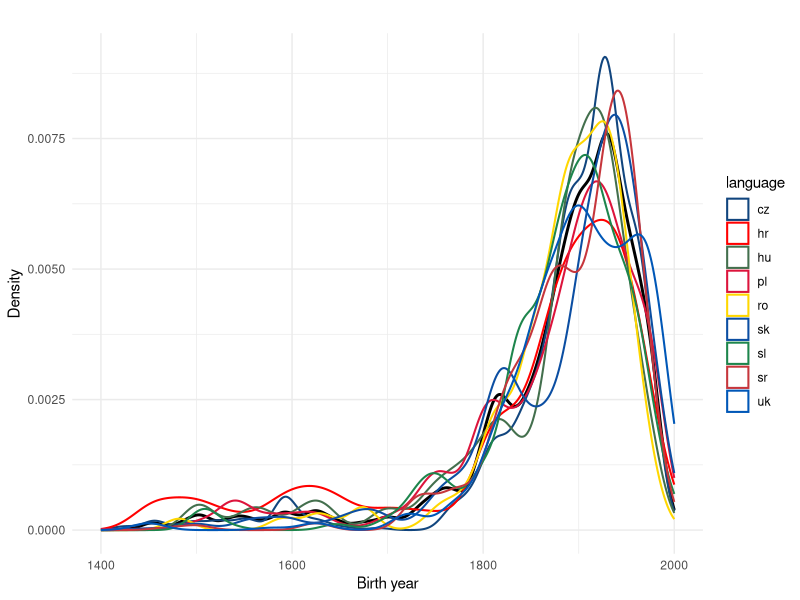
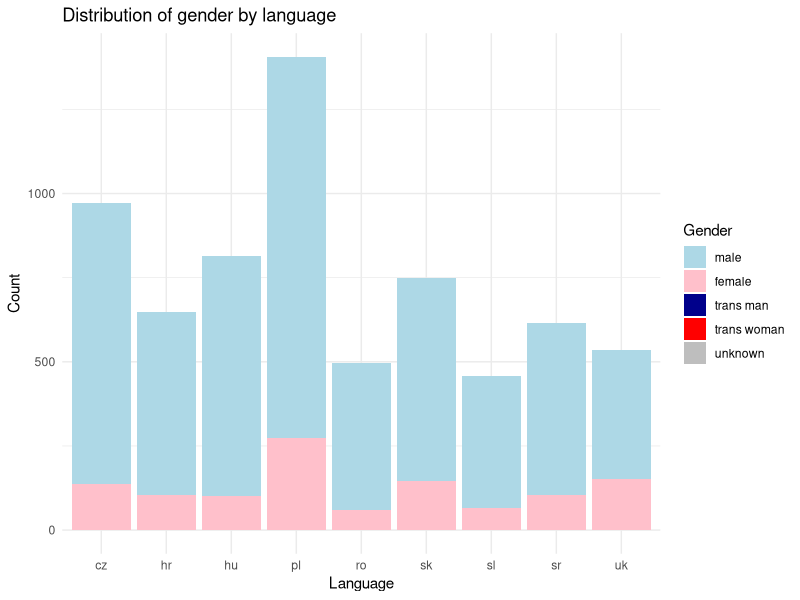
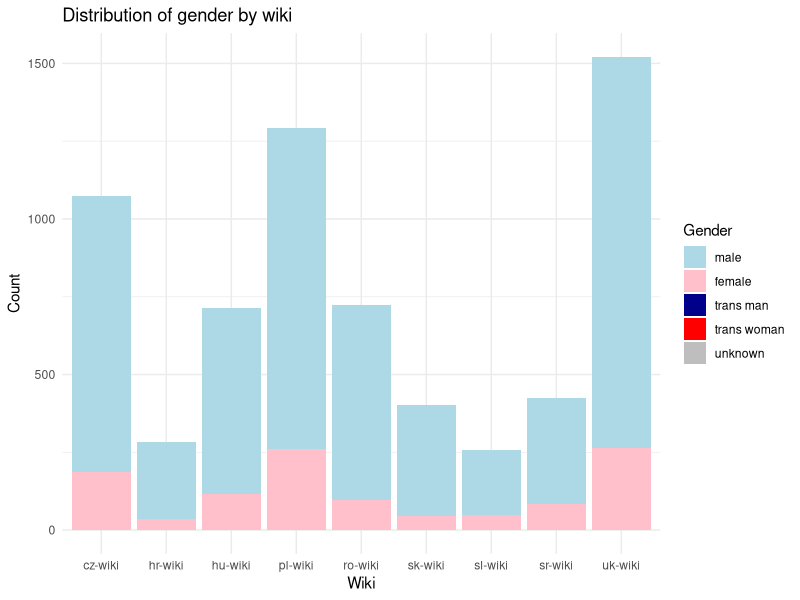
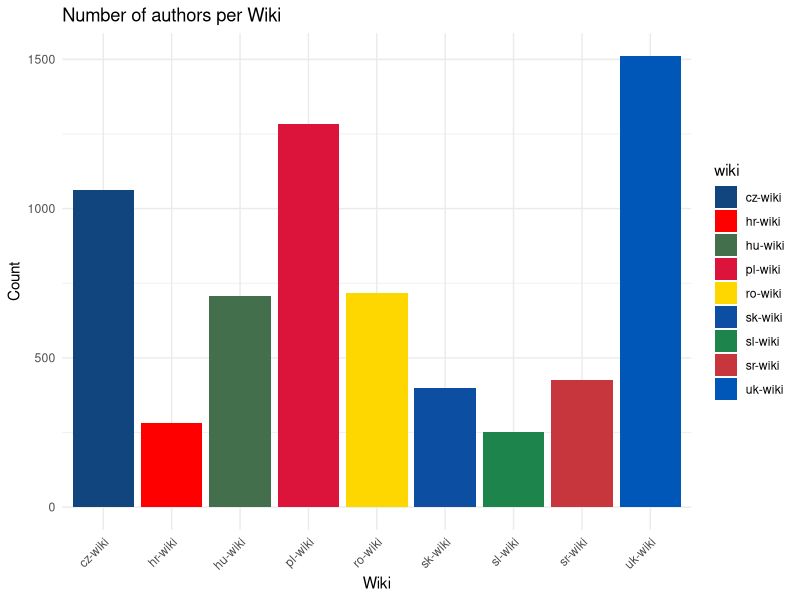
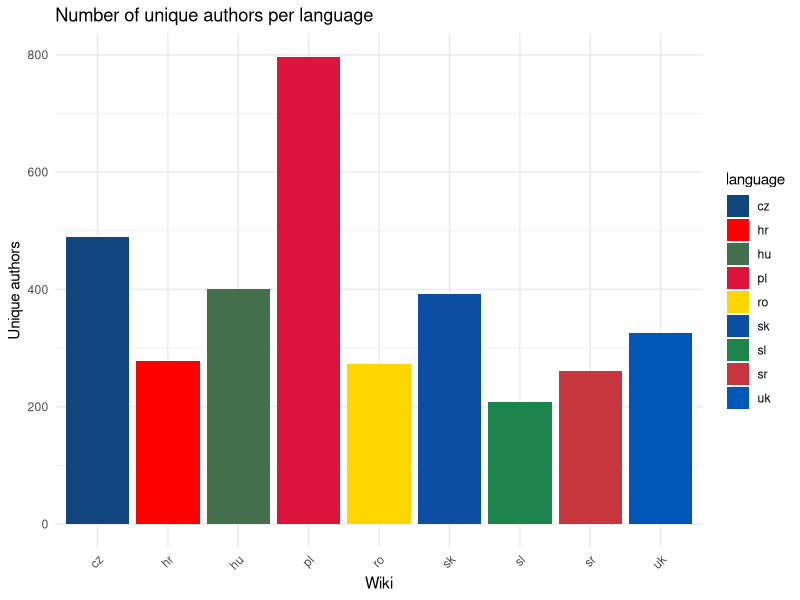
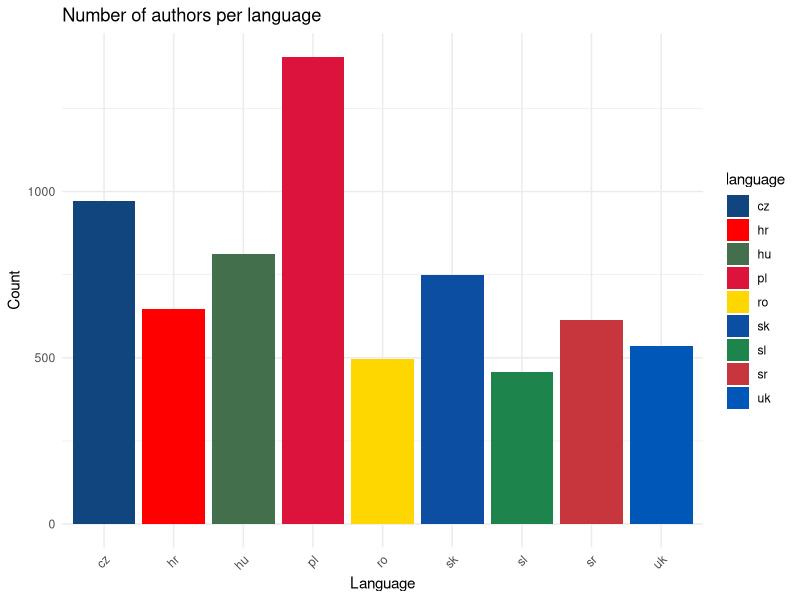
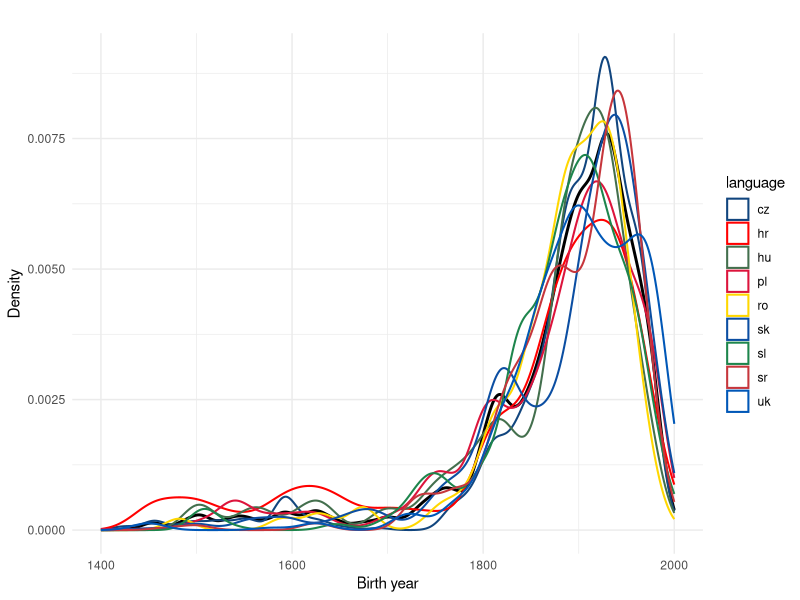
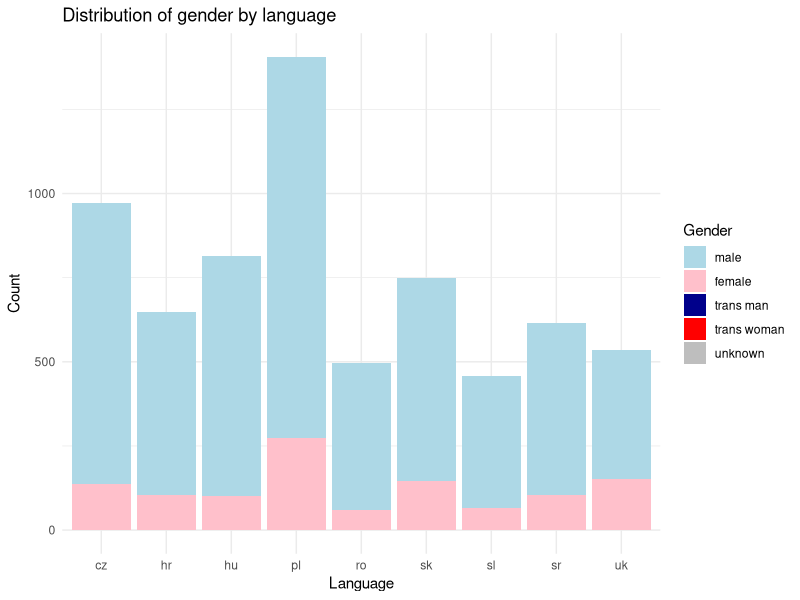

Here is the R script that generated these plots, in order:
library(readxl)
library(writexl)
library(dplyr)
library(purrr)
library(tibble)
library(stringr)
library(ggplot2)

df <- read_excel("merged_authors.xlsx") # see code 02

colorcode <- c("cz" = "#11457E",
               "hr" = "#FF0000",
               "hu" = "#436F4D",
               "pl" = "#DC143C",
               "ro" = "#FFD700",
               "sk" = "#0B4EA2",
               "sl" = "#1D854C",
               "sr" = "#C6363C",
               "uk" = "#0057B7")

# Distribution of birth years
df1 <- df %>%
  mutate(
    # Extract first 4 digits from születési_idő aka date of birth
    birth_year = str_extract(születési_idő, "^\\d{4}"),
    birth_year = as.numeric(birth_year)
  ) %>%
  filter(!is.na(birth_year))   # drop NAs

# Overall density
overall_density <- ggplot(df1, aes(x = birth_year)) +
  geom_density(size = 1, color = "black") +  # thicker overall line
  geom_density(aes(color = language), size = 0.7, alpha = 0.7) +  # by language
  #geom_density(aes(color = wiki), size = 0.7, alpha = 0.7) + # by wiki
  xlim(1400,2000)+
  labs(
    title = "",
    x = "Birth year",
    y = "Density"
  ) +
  scale_color_manual(
    values = colorcode)+
  theme_minimal()

overall_density
ggsave("04-year-density-author.png", overall_density, 
       width = 45, height = 20, units = "cm",
       dpi = 300,
       bg= "white")

###################################xx

# Genger distribution
colorcode1 = c(
  "male" = "lightblue",
  "female" = "pink",
  "trans man" = "darkblue",
  "trans woman" = "red",
  "unknown" = "grey"
)

unique(df$nem)

df_clean <- df %>%
  filter(!is.na(nem)) %>%
  mutate(nem = factor(nem, levels = names(colorcode1)))

unique(df_clean$nem)

# Facet by language
p_language <- ggplot(df_clean, aes(x = language, fill = nem)) +
  geom_bar(position = "stack") +
  labs(
    title = "Distribution of gender by language",
    x = "Language", y = "Count", fill = "Gender"
  ) +scale_fill_manual(values = colorcode1)+
  theme_minimal()

# Facet by wiki
p_wiki <- ggplot(df_clean, aes(x = wiki, fill = nem)) +
  geom_bar(position = "stack") +
  labs(
    title = "Distribution of gender by wiki",
    x = "Wiki", y = "Count", fill = "Gender"
  ) +
  scale_fill_manual(
    values = colorcode1)+
  theme_minimal()

# Show plots
p_language
p_wiki

ggsave("03-gender-lang.png", p_language, 
       width = 35, height = 15, units = "cm",
       dpi = 300,
       bg= "white")
#########

#  Size

colorcode_author <- c(
  "cz" = "#11457E",
  "hr" = "#FF0000",
  "hu" = "#436F4D",
  "pl" = "#DC143C",
  "ro" = "#FFD700",
  "sk" = "#0B4EA2",
  "sl" = "#1D854C",
  "sr" = "#C6363C",
  "uk" = "#0057B7"
)

colorcode_wiki <- c("cz-wiki" = "#11457E",
               "hr-wiki" = "#FF0000",
               "hu-wiki" = "#436F4D",
               "pl-wiki" = "#DC143C",
               "ro-wiki" = "#FFD700",
               "sk-wiki" = "#0B4EA2",
               "sl-wiki" = "#1D854C",
               "sr-wiki" = "#C6363C",
               "uk-wiki" = "#0057B7")

# 1. Number of rows per wiki
p_wiki <- df %>%
  group_by(wiki) %>%
  summarise(unique_authors = n_distinct(author_id))  %>%
  ggplot(aes(x = wiki, y = unique_authors, fill = wiki)) +
  geom_bar(stat = "identity") +
  labs(title = "Number of authors per Wiki", x = "Wiki", y = "Count") +
  theme_minimal() +
  scale_fill_manual(
    values = colorcode_wiki)+
  theme(axis.text.x = element_text(angle = 45, hjust = 1))
p_wiki

# 2. Number of unique author_id per wiki
p_language_unique <- df %>%
  group_by(language) %>%
  summarise(unique_authors = n_distinct(author_id)) %>%
  ggplot(aes(x = language, y = unique_authors, fill = language)) +
  geom_bar(stat = "identity") +
  labs(title = "Number of unique authors per language", x = "Wiki", y = "Unique authors") +
  theme_minimal() +
  scale_fill_manual(
    values = colorcode_author)+
  theme(axis.text.x = element_text(angle = 45, hjust = 1))

p_language_unique

# 3. Number of rows per language
p_language <- df %>%
  group_by(language) %>%
  summarise(count = n()) %>%
  ggplot(aes(x = language, y = count, fill = language)) +
  geom_bar(stat = "identity") +
  scale_fill_manual(values = colorcode) +
  labs(title = "Number of authors per language", x = "Language", y = "Count") +
  theme_minimal() +
  theme(axis.text.x = element_text(angle = 45, hjust = 1))
p_language

ggsave("01-num_of_authors_wiki.png", p_wiki, 
       width = 35, height = 15, units = "cm",
       dpi = 300,
       bg= "white")
